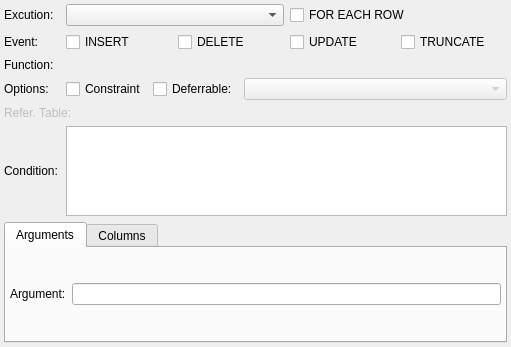
<?xml version="1.0" encoding="UTF-8"?>
<ui version="4.0">
 <class>TriggerWidget</class>
 <widget class="QWidget" name="TriggerWidget">
  <property name="geometry">
   <rect>
    <x>0</x>
    <y>0</y>
    <width>511</width>
    <height>347</height>
   </rect>
  </property>
  <property name="minimumSize">
   <size>
    <width>430</width>
    <height>310</height>
   </size>
  </property>
  <property name="windowTitle">
   <string>Form</string>
  </property>
  <layout class="QGridLayout" name="trigger_grid">
   <property name="margin">
    <number>4</number>
   </property>
   <property name="spacing">
    <number>6</number>
   </property>
   <item row="3" column="2">
    <layout class="QHBoxLayout" name="horizontalLayout">
     <item>
      <widget class="QCheckBox" name="constr_trig_chk">
       <property name="sizePolicy">
        <sizepolicy hsizetype="Preferred" vsizetype="Fixed">
         <horstretch>0</horstretch>
         <verstretch>0</verstretch>
        </sizepolicy>
       </property>
       <property name="text">
        <string>Constraint</string>
       </property>
      </widget>
     </item>
     <item>
      <widget class="QCheckBox" name="deferrable_chk">
       <property name="sizePolicy">
        <sizepolicy hsizetype="Minimum" vsizetype="Fixed">
         <horstretch>0</horstretch>
         <verstretch>0</verstretch>
        </sizepolicy>
       </property>
       <property name="minimumSize">
        <size>
         <width>0</width>
         <height>0</height>
        </size>
       </property>
       <property name="maximumSize">
        <size>
         <width>16777215</width>
         <height>16777215</height>
        </size>
       </property>
       <property name="text">
        <string>Deferrable:</string>
       </property>
      </widget>
     </item>
     <item>
      <widget class="QComboBox" name="deferral_type_cmb">
       <property name="enabled">
        <bool>false</bool>
       </property>
       <property name="sizePolicy">
        <sizepolicy hsizetype="Expanding" vsizetype="Fixed">
         <horstretch>0</horstretch>
         <verstretch>0</verstretch>
        </sizepolicy>
       </property>
       <property name="minimumSize">
        <size>
         <width>0</width>
         <height>0</height>
        </size>
       </property>
       <property name="maximumSize">
        <size>
         <width>16777215</width>
         <height>16777215</height>
        </size>
       </property>
      </widget>
     </item>
    </layout>
   </item>
   <item row="0" column="2">
    <layout class="QHBoxLayout" name="horizontalLayout_2">
     <item>
      <widget class="QComboBox" name="firing_mode_cmb">
       <property name="enabled">
        <bool>true</bool>
       </property>
       <property name="sizePolicy">
        <sizepolicy hsizetype="Preferred" vsizetype="Fixed">
         <horstretch>0</horstretch>
         <verstretch>0</verstretch>
        </sizepolicy>
       </property>
       <property name="minimumSize">
        <size>
         <width>113</width>
         <height>0</height>
        </size>
       </property>
       <property name="maximumSize">
        <size>
         <width>16777215</width>
         <height>16777215</height>
        </size>
       </property>
      </widget>
     </item>
     <item>
      <widget class="QCheckBox" name="exec_per_row_chk">
       <property name="sizePolicy">
        <sizepolicy hsizetype="Preferred" vsizetype="Fixed">
         <horstretch>0</horstretch>
         <verstretch>0</verstretch>
        </sizepolicy>
       </property>
       <property name="minimumSize">
        <size>
         <width>0</width>
         <height>0</height>
        </size>
       </property>
       <property name="maximumSize">
        <size>
         <width>16777215</width>
         <height>16777215</height>
        </size>
       </property>
       <property name="text">
        <string>FOR EACH ROW</string>
       </property>
      </widget>
     </item>
    </layout>
   </item>
   <item row="1" column="0" colspan="2">
    <widget class="QLabel" name="event_lbl">
     <property name="sizePolicy">
      <sizepolicy hsizetype="Preferred" vsizetype="Fixed">
       <horstretch>0</horstretch>
       <verstretch>0</verstretch>
      </sizepolicy>
     </property>
     <property name="minimumSize">
      <size>
       <width>0</width>
       <height>0</height>
      </size>
     </property>
     <property name="maximumSize">
      <size>
       <width>16777215</width>
       <height>16777215</height>
      </size>
     </property>
     <property name="text">
      <string>Event:</string>
     </property>
    </widget>
   </item>
   <item row="1" column="2">
    <layout class="QHBoxLayout" name="horizontalLayout_3">
     <property name="sizeConstraint">
      <enum>QLayout::SetDefaultConstraint</enum>
     </property>
     <item>
      <widget class="QCheckBox" name="insert_chk">
       <property name="sizePolicy">
        <sizepolicy hsizetype="Preferred" vsizetype="Fixed">
         <horstretch>0</horstretch>
         <verstretch>0</verstretch>
        </sizepolicy>
       </property>
       <property name="minimumSize">
        <size>
         <width>0</width>
         <height>0</height>
        </size>
       </property>
       <property name="maximumSize">
        <size>
         <width>16777215</width>
         <height>16777215</height>
        </size>
       </property>
       <property name="text">
        <string>INSERT</string>
       </property>
      </widget>
     </item>
     <item>
      <widget class="QCheckBox" name="delete_chk">
       <property name="sizePolicy">
        <sizepolicy hsizetype="Preferred" vsizetype="Fixed">
         <horstretch>0</horstretch>
         <verstretch>0</verstretch>
        </sizepolicy>
       </property>
       <property name="minimumSize">
        <size>
         <width>0</width>
         <height>0</height>
        </size>
       </property>
       <property name="maximumSize">
        <size>
         <width>16777215</width>
         <height>16777215</height>
        </size>
       </property>
       <property name="text">
        <string>DELETE</string>
       </property>
      </widget>
     </item>
     <item>
      <widget class="QCheckBox" name="update_chk">
       <property name="sizePolicy">
        <sizepolicy hsizetype="Preferred" vsizetype="Fixed">
         <horstretch>0</horstretch>
         <verstretch>0</verstretch>
        </sizepolicy>
       </property>
       <property name="minimumSize">
        <size>
         <width>0</width>
         <height>0</height>
        </size>
       </property>
       <property name="maximumSize">
        <size>
         <width>16777215</width>
         <height>16777215</height>
        </size>
       </property>
       <property name="text">
        <string>UPDATE</string>
       </property>
      </widget>
     </item>
     <item>
      <widget class="QCheckBox" name="truncate_chk">
       <property name="sizePolicy">
        <sizepolicy hsizetype="Preferred" vsizetype="Fixed">
         <horstretch>0</horstretch>
         <verstretch>0</verstretch>
        </sizepolicy>
       </property>
       <property name="minimumSize">
        <size>
         <width>0</width>
         <height>0</height>
        </size>
       </property>
       <property name="maximumSize">
        <size>
         <width>16777215</width>
         <height>16777215</height>
        </size>
       </property>
       <property name="text">
        <string>TRUNCATE</string>
       </property>
      </widget>
     </item>
    </layout>
   </item>
   <item row="6" column="0" colspan="3">
    <widget class="QLabel" name="ref_table_lbl">
     <property name="enabled">
      <bool>false</bool>
     </property>
     <property name="sizePolicy">
      <sizepolicy hsizetype="Preferred" vsizetype="Fixed">
       <horstretch>0</horstretch>
       <verstretch>0</verstretch>
      </sizepolicy>
     </property>
     <property name="minimumSize">
      <size>
       <width>0</width>
       <height>0</height>
      </size>
     </property>
     <property name="maximumSize">
      <size>
       <width>16777215</width>
       <height>16777215</height>
      </size>
     </property>
     <property name="text">
      <string>Refer. Table:</string>
     </property>
    </widget>
   </item>
   <item row="7" column="0" colspan="2">
    <widget class="QLabel" name="cond_expr_lbl">
     <property name="sizePolicy">
      <sizepolicy hsizetype="Preferred" vsizetype="Preferred">
       <horstretch>0</horstretch>
       <verstretch>0</verstretch>
      </sizepolicy>
     </property>
     <property name="minimumSize">
      <size>
       <width>0</width>
       <height>0</height>
      </size>
     </property>
     <property name="maximumSize">
      <size>
       <width>16777215</width>
       <height>16777215</height>
      </size>
     </property>
     <property name="text">
      <string>Condition:</string>
     </property>
    </widget>
   </item>
   <item row="7" column="2">
    <widget class="QTextEdit" name="cond_expr_txt">
     <property name="sizePolicy">
      <sizepolicy hsizetype="Expanding" vsizetype="Expanding">
       <horstretch>0</horstretch>
       <verstretch>0</verstretch>
      </sizepolicy>
     </property>
     <property name="minimumSize">
      <size>
       <width>0</width>
       <height>50</height>
      </size>
     </property>
     <property name="maximumSize">
      <size>
       <width>16777215</width>
       <height>90</height>
      </size>
     </property>
     <property name="frameShadow">
      <enum>QFrame::Sunken</enum>
     </property>
     <property name="lineWidth">
      <number>1</number>
     </property>
     <property name="midLineWidth">
      <number>0</number>
     </property>
     <property name="verticalScrollBarPolicy">
      <enum>Qt::ScrollBarAsNeeded</enum>
     </property>
     <property name="horizontalScrollBarPolicy">
      <enum>Qt::ScrollBarAsNeeded</enum>
     </property>
     <property name="undoRedoEnabled">
      <bool>true</bool>
     </property>
     <property name="readOnly">
      <bool>false</bool>
     </property>
     <property name="textInteractionFlags">
      <set>Qt::TextEditorInteraction</set>
     </property>
    </widget>
   </item>
   <item row="8" column="0" colspan="3">
    <widget class="QTabWidget" name="arg_cols_tbw">
     <property name="currentIndex">
      <number>0</number>
     </property>
     <widget class="QWidget" name="tab">
      <attribute name="title">
       <string>Arguments</string>
      </attribute>
      <layout class="QGridLayout" name="gridLayout">
       <property name="margin">
        <number>4</number>
       </property>
       <property name="spacing">
        <number>6</number>
       </property>
       <item row="0" column="0">
        <widget class="QLabel" name="argument_lbl">
         <property name="text">
          <string>Argument:</string>
         </property>
        </widget>
       </item>
       <item row="0" column="1">
        <widget class="QLineEdit" name="argument_edt">
         <property name="minimumSize">
          <size>
           <width>180</width>
           <height>0</height>
          </size>
         </property>
        </widget>
       </item>
      </layout>
     </widget>
     <widget class="QWidget" name="tab_2">
      <property name="enabled">
       <bool>false</bool>
      </property>
      <attribute name="title">
       <string>Columns</string>
      </attribute>
      <layout class="QGridLayout" name="gridLayout_2">
       <property name="margin">
        <number>4</number>
       </property>
       <property name="spacing">
        <number>6</number>
       </property>
       <item row="0" column="0">
        <widget class="QLabel" name="column_lbl">
         <property name="sizePolicy">
          <sizepolicy hsizetype="Fixed" vsizetype="Preferred">
           <horstretch>0</horstretch>
           <verstretch>0</verstretch>
          </sizepolicy>
         </property>
         <property name="minimumSize">
          <size>
           <width>0</width>
           <height>0</height>
          </size>
         </property>
         <property name="text">
          <string>Column:</string>
         </property>
        </widget>
       </item>
       <item row="0" column="1">
        <widget class="QComboBox" name="column_cmb">
         <property name="sizePolicy">
          <sizepolicy hsizetype="Expanding" vsizetype="Fixed">
           <horstretch>0</horstretch>
           <verstretch>0</verstretch>
          </sizepolicy>
         </property>
         <property name="minimumSize">
          <size>
           <width>180</width>
           <height>0</height>
          </size>
         </property>
         <property name="maximumSize">
          <size>
           <width>16777215</width>
           <height>16777215</height>
          </size>
         </property>
        </widget>
       </item>
      </layout>
     </widget>
    </widget>
   </item>
   <item row="2" column="0">
    <widget class="QLabel" name="function_lbl">
     <property name="enabled">
      <bool>true</bool>
     </property>
     <property name="sizePolicy">
      <sizepolicy hsizetype="Preferred" vsizetype="Fixed">
       <horstretch>0</horstretch>
       <verstretch>0</verstretch>
      </sizepolicy>
     </property>
     <property name="minimumSize">
      <size>
       <width>0</width>
       <height>0</height>
      </size>
     </property>
     <property name="maximumSize">
      <size>
       <width>16777215</width>
       <height>16777215</height>
      </size>
     </property>
     <property name="text">
      <string>Function:</string>
     </property>
    </widget>
   </item>
   <item row="3" column="0" colspan="2">
    <widget class="QLabel" name="options_lbl">
     <property name="enabled">
      <bool>true</bool>
     </property>
     <property name="sizePolicy">
      <sizepolicy hsizetype="Preferred" vsizetype="Fixed">
       <horstretch>0</horstretch>
       <verstretch>0</verstretch>
      </sizepolicy>
     </property>
     <property name="minimumSize">
      <size>
       <width>0</width>
       <height>0</height>
      </size>
     </property>
     <property name="maximumSize">
      <size>
       <width>16777215</width>
       <height>16777215</height>
      </size>
     </property>
     <property name="text">
      <string>Options:</string>
     </property>
    </widget>
   </item>
   <item row="0" column="0" colspan="2">
    <widget class="QLabel" name="firing_mode_lbl">
     <property name="enabled">
      <bool>true</bool>
     </property>
     <property name="sizePolicy">
      <sizepolicy hsizetype="Preferred" vsizetype="Fixed">
       <horstretch>0</horstretch>
       <verstretch>0</verstretch>
      </sizepolicy>
     </property>
     <property name="minimumSize">
      <size>
       <width>0</width>
       <height>0</height>
      </size>
     </property>
     <property name="maximumSize">
      <size>
       <width>16777215</width>
       <height>16777215</height>
      </size>
     </property>
     <property name="text">
      <string>Excution:</string>
     </property>
    </widget>
   </item>
  </layout>
 </widget>
 <resources/>
 <connections/>
</ui>
